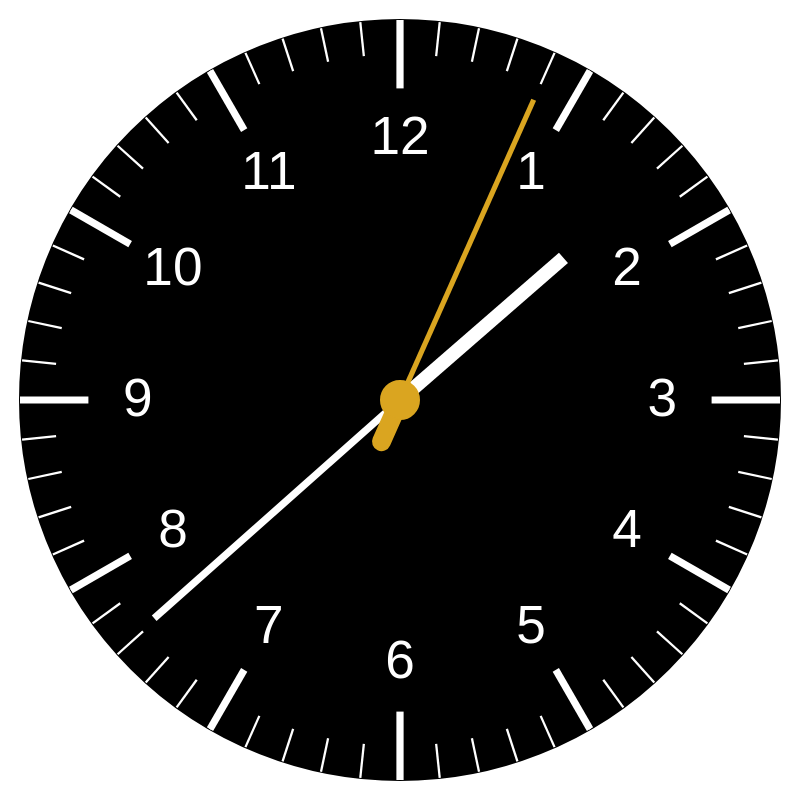

Vega-Lite specification stored for this chart:
### Vega specification from a JSON file in a GitHub repository (floating-point values rounded to 4 significant figures)
{"$schema": "https://vega.github.io/schema/vega/v5.json", "description": "A watch face clock visualization showing the current time.", "width": 400, "height": 400, "signals": [{"name": "centerX", "init": "width/2"}, {"name": "centerY", "init": "height/2"}, {"name": "radiusRef", "init": "min(width,height)*0.95"}, {"name": "sizeFactor", "init": "radiusRef/400"}, {"name": "outerRadius", "init": "radiusRef/2"}, {"name": "innerRadiusMinutes", "init": "radiusRef/2 - (18 * sizeFactor)"}, {"name": "innerRadiusHours", "init": "radiusRef/2 - (36 * sizeFactor)"}, {"name": "currentDate", "init": "now()", "on": [{"events": {"type": "timer", "throttle": 10}, "update": "now()"}]}, {"name": "currentHour", "init": "hours(currentDate)+minutes(currentDate)/60", "on": [{"events": {"signal": "currentDate"}, "update": "hours(currentDate)+minutes(currentDate)/60"}]}, {"name": "currentMinute", "init": "minutes(currentDate)+seconds(currentDate)/60", "on": [{"events": {"signal": "currentDate"}, "update": "minutes(currentDate)+seconds(currentDate)/60"}]}, {"name": "currentSecond", "init": "seconds(currentDate)", "on": [{"events": {"signal": "currentDate"}, "update": "seconds(currentDate)+milliseconds(currentDate)/1000"}]}], "data": [{"name": "hours", "transform": [{"type": "sequence", "start": 0, "stop": 12, "step": 1, "as": "hour"}, {"type": "formula", "expr": "centerX - cos(PI/2 + (datum.hour * PI/6)) * outerRadius", "as": "x"}, {"type": "formula", "expr": "centerY - sin(PI/2 + (datum.hour * PI/6)) * outerRadius", "as": "y"}, {"type": "formula", "expr": "centerX - cos(PI/2 + (datum.hour * PI/6)) * innerRadiusHours", "as": "x2"}, {"type": "formula", "expr": "centerY - sin(PI/2 + (datum.hour * PI/6)) * innerRadiusHours", "as": "y2"}, {"type": "formula", "expr": "centerX - cos(PI/2 + (datum.hour * PI/6)) * (innerRadiusHours - 26 * max(sizeFactor, 0.4))", "as": "xHour"}, {"type": "formula", "expr": "centerY - sin(PI/2 + (datum.hour * PI/6)) * (innerRadiusHours - 26 * max(sizeFactor, 0.4))", "as": "yHour"}]}, {"name": "minutes", "transform": [{"type": "sequence", "start": 0, "stop": 60, "step": 1, "as": "minute"}, {"type": "formula", "expr": "centerX - cos(PI/2 + (datum.minute * PI/30)) * outerRadius", "as": "x"}, {"type": "formula", "expr": "centerY - sin(PI/2 + (datum.minute * PI/30)) * outerRadius", "as": "y"}, {"type": "formula", "expr": "centerX - cos(PI/2 + (datum.minute * PI/30)) * innerRadiusMinutes", "as": "x2"}, {"type": "formula", "expr": "centerY - sin(PI/2 + (datum.minute * PI/30)) * innerRadiusMinutes", "as": "y2"}]}], "scales": [{"name": "hourScale", "domain": {"data": "hours", "field": "hour"}, "range": [0, {"signal": "2*PI"}]}, {"name": "minutesScale", "domain": {"data": "minutes", "field": "minute"}, "range": [0, {"signal": "2*PI"}]}], "marks": [{"type": "arc", "encode": {"enter": {"x": {"signal": "centerX"}, "y": {"signal": "centerY"}, "startAngle": {"value": 0}, "endAngle": {"signal": "2*PI"}, "outerRadius": {"signal": "outerRadius"}, "fill": {"value": "black"}, "stroke": {"value": "black"}}}}, {"type": "rule", "from": {"data": "minutes"}, "encode": {"enter": {"x": {"field": "x"}, "y": {"field": "y"}, "x2": {"field": "x2"}, "y2": {"field": "y2"}, "strokeWidth": {"signal": "pow(2*sizeFactor, 0.2)"}, "stroke": {"value": "white"}}}}, {"type": "rule", "from": {"data": "hours"}, "encode": {"enter": {"size": {"signal": "pow(2*sizeFactor, 4)"}, "x": {"field": "x"}, "y": {"field": "y"}, "x2": {"field": "x2"}, "y2": {"field": "y2"}, "strokeWidth": {"signal": "pow(2*sizeFactor, 2)"}, "stroke": {"value": "white"}}}}, {"type": "text", "from": {"data": "hours"}, "encode": {"enter": {"x": {"field": "xHour"}, "y": {"field": "yHour"}, "align": {"value": "center"}, "fill": {"value": "white"}, "baseline": {"value": "middle"}, "text": {"signal": "datum.hour === 0 ? 12 : datum.hour"}, "fontSize": {"signal": "28*max(sizeFactor, 0.4)"}, "fontWeight": {"value": "100"}}}}, {"type": "rule", "encode": {"enter": {"x": {"signal": "centerX"}, "y": {"signal": "centerY"}, "stroke": {"value": "white"}, "strokeWidth": {"signal": "pow(2*sizeFactor, 3)"}}, "update": {"x2": {"signal": "centerX - cos(PI/2 + (currentHour * PI/6)) * (innerRadiusHours - (50 * sizeFactor))"}, "y2": {"signal": "centerY - sin(PI/2 + (currentHour * PI/6)) * (innerRadiusHours - (50 * sizeFactor))"}}}}, {"type": "rule", "encode": {"enter": {"x": {"signal": "centerX"}, "y": {"signal": "centerY"}, "stroke": {"value": "white"}, "strokeWidth": {"signal": "pow(2*sizeFactor, 2)"}}, "update": {"x2": {"signal": "centerX - cos(PI/2 + (currentMinute * PI/30)) * (innerRadiusHours + (innerRadiusMinutes-innerRadiusHours)/2)"}, "y2": {"signal": "centerY - sin(PI/2 + (currentMinute * PI/30)) * (innerRadiusHours + (innerRadiusMinutes-innerRadiusHours)/2)"}}}}, {"type": "rule", "encode": {"enter": {"x": {"signal": "centerX"}, "y": {"signal": "centerY"}, "stroke": {"value": "goldenrod"}, "strokeWidth": {"signal": "pow(2*sizeFactor, 1.5)"}}, "update": {"x2": {"signal": "centerX - cos(PI/2 + (currentSecond * PI/30)) * (innerRadiusHours + (innerRadiusMinutes-innerRadiusHours)/2)"}, "y2": {"signal": "centerY - sin(PI/2 + (currentSecond * PI/30)) * (innerRadiusHours + (innerRadiusMinutes-innerRadiusHours)/2)"}}}}, {"type": "rule", "encode": {"enter": {"x": {"signal": "centerX"}, "y": {"signal": "centerY"}, "stroke": {"value": "goldenrod"}, "strokeWidth": {"signal": "pow(2*sizeFactor, 3.5)"}, "strokeCap": {"value": "round"}}, "update": {"x2": {"signal": "centerX - cos(PI*3/2 + (currentSecond * PI/30)) * (24 * sizeFactor)"}, "y2": {"signal": "centerY - sin(PI*3/2 + (currentSecond * PI/30)) * (24 * sizeFactor)"}}}}, {"type": "arc", "encode": {"enter": {"x": {"signal": "centerX"}, "y": {"signal": "centerY"}, "startAngle": {"value": 0}, "endAngle": {"signal": "2*PI"}, "outerRadius": {"signal": "10*sizeFactor"}, "fill": {"value": "goldenrod"}, "stroke": {"value": "goldenrod"}, "zIndex": {"value": 1}}}}]}
